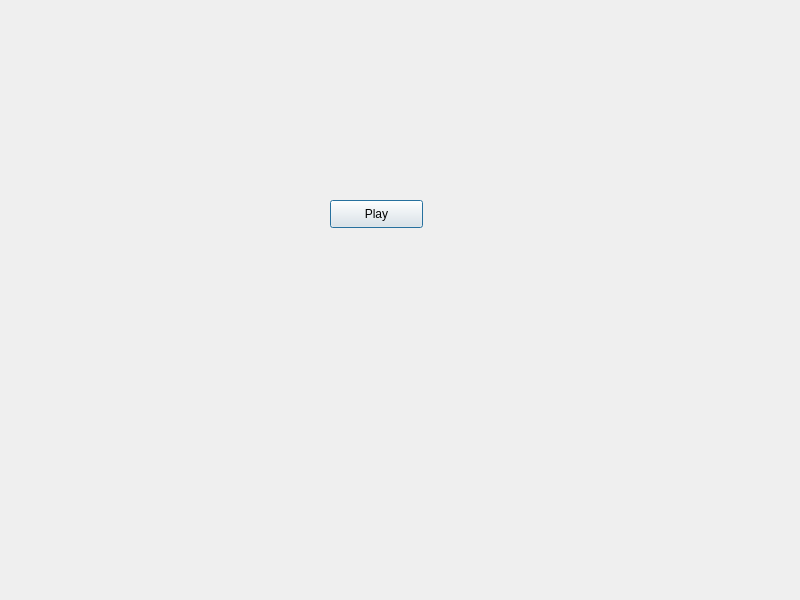
<?xml version="1.0" encoding="UTF-8"?>
<ui version="4.0">
 <class>Dialog</class>
 <widget class="QDialog" name="Dialog">
  <property name="geometry">
   <rect>
    <x>0</x>
    <y>0</y>
    <width>800</width>
    <height>600</height>
   </rect>
  </property>
  <property name="windowTitle">
   <string>Dialog</string>
  </property>
  <widget class="QPushButton" name="playButton">
   <property name="geometry">
    <rect>
     <x>330</x>
     <y>200</y>
     <width>93</width>
     <height>28</height>
    </rect>
   </property>
   <property name="text">
    <string>Play</string>
   </property>
  </widget>
 </widget>
 <resources/>
 <connections/>
</ui>
